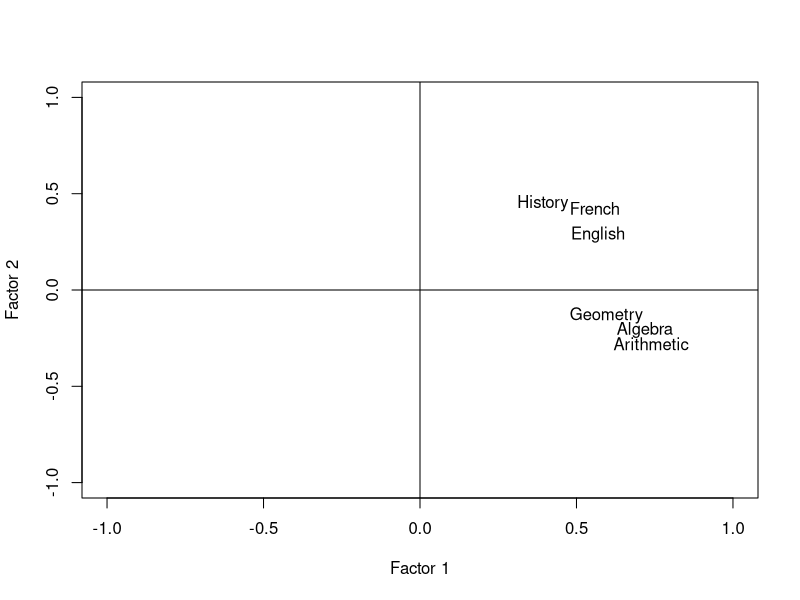
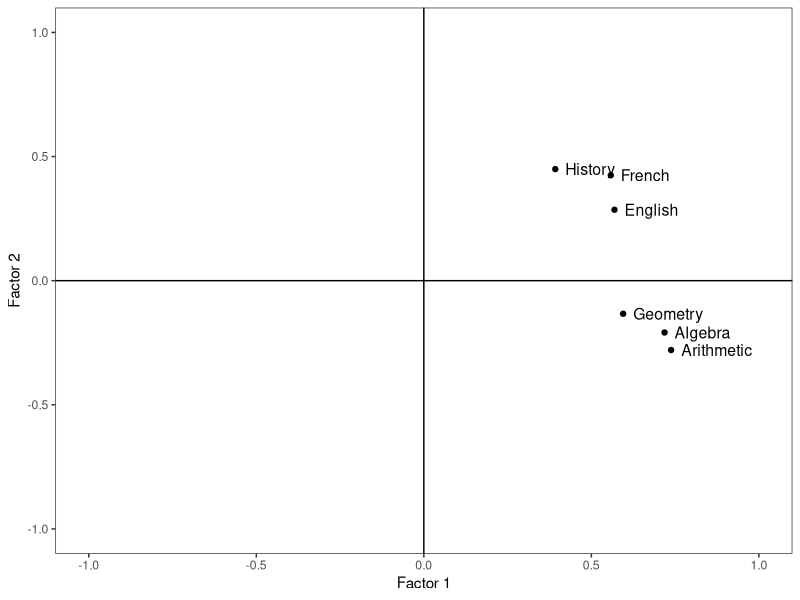
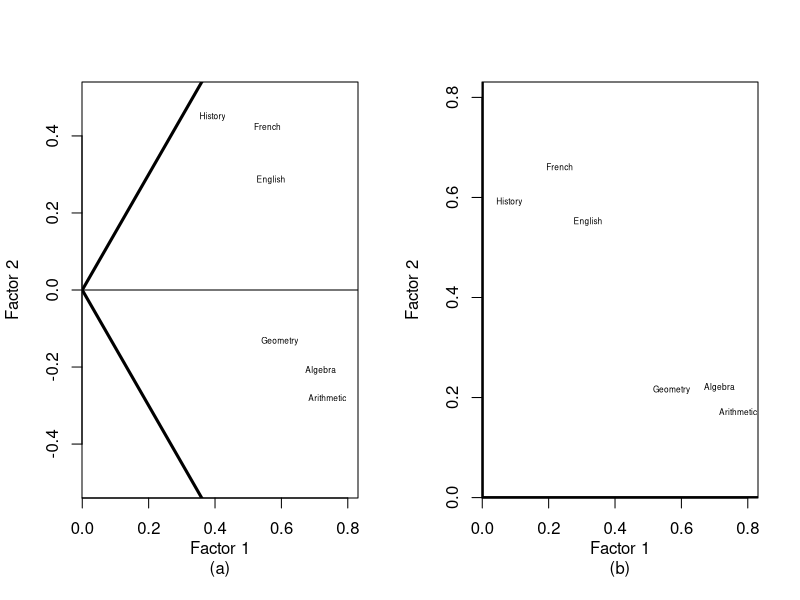
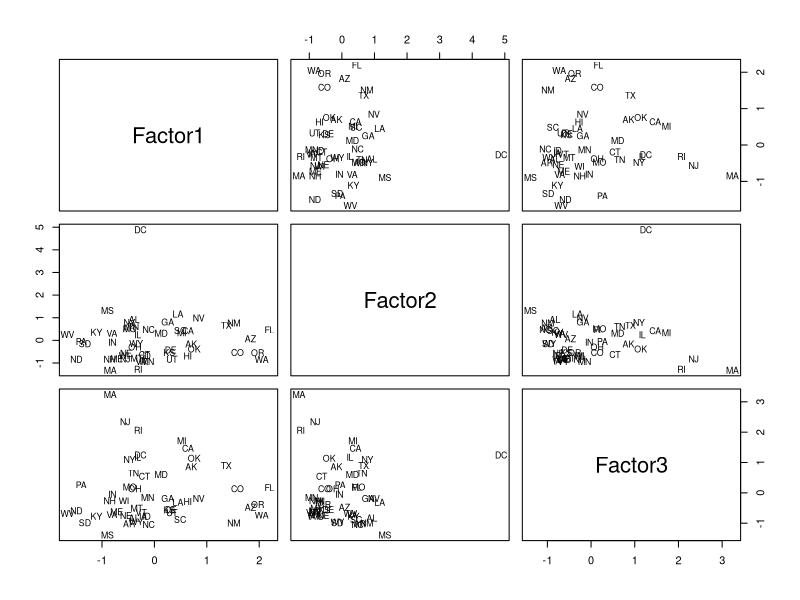

Here is the R script that generated these plots, in order:
## ---- chunk 1
knitr::opts_chunk$set(echo = TRUE)
## ---- chunk 2
R <- c(  1.00, 0.44, 0.41, 0.29, 0.33, 0.25,
         0.44, 1.00, 0.35, 0.35, 0.32, 0.33,
         0.41, 0.35, 1.00, 0.16, 0.19, 0.18,
         0.29, 0.35, 0.16, 1.00, 0.59, 0.47,
         0.33, 0.32, 0.19, 0.59, 1.00, 0.46,
         0.25, 0.33, 0.18, 0.47, 0.46, 1.00)

school_subjects <- c("French", "English", "History", "Arithmetic", "Algebra", "Geometry")
R <- matrix(R, ncol = 6, byrow = TRUE, dimnames = list(school_subjects, school_subjects))
R

Rfa1 <- factanal(covmat = R, factors = 1, n.obs = 220, rotation = "none")
Rfa2 <- factanal(covmat = R, factors = 2, n.obs = 220, rotation = "none")
Rfa3 <- factanal(covmat = R, factors = 3, n.obs = 220, rotation = "none")
Rfa1
Rfa2
Rfa3
## ---- chunk 3
#install.packages("psych")
library(psych)

RfaNone <- fa(R, nfactors = 2, fm = "ml", rotate = "none")
print.psych(RfaNone)
## ---- chunk 4
lambdaHat <- as.matrix(RfaNone$loadings)
Rhat <- lambdaHat %*% t(lambdaHat) + RfaNone$residual
Rhat
## ---- chunk 5
plot(RfaNone$loadings, type = "n", 
     xlim = c(-1, +1), ylim = c(-1, +1), 
     xlab = "Factor 1", ylab = "Factor 2")
text(RfaNone$loadings, labels = school_subjects)
abline(h = 0, v = 0)
## ---- chunk 6
# same figure with ggplot (overkill, perhaps) - just testing:
library(ggplot2)
RfaNoneLoadings <- as.matrix(RfaNone$loadings)
class(RfaNoneLoadings) <- "matrix"
RfaNoneLoadings <- as.data.frame(RfaNoneLoadings)
RfaNoneLoadings$Subject <- row.names(RfaNoneLoadings)

p1 <- ggplot(RfaNoneLoadings, aes(x = ML1, y = ML2)) + geom_point()
p2 <- p1 + geom_text(aes(x = ML1+0.03, y = ML2+0.00, 
                         label = RfaNoneLoadings$Subject), size=4, hjust=0)
p3 <- p2 + theme_bw() + theme(panel.grid.major = element_blank(), 
                              panel.grid.minor = element_blank())
p4 <- p3 + scale_x_continuous(limits = c(-1, +1), name = "Factor 1")
p5 <- p4 + scale_y_continuous(limits = c(-1, +1), name = "Factor 2")
p6 <- p5 + geom_vline(xintercept=0) + geom_hline(yintercept=0)
p6
## ---- chunk 7
par(mfrow=c(1,2))

plot(RfaNone$loadings, type = "n", xlim = c(0.03, 0.8), ylim = c(-0.5, +0.5), 
     xlab = "Factor 1\n(a)", ylab = "Factor 2")
text(RfaNone$loadings, labels = school_subjects, cex=0.5)
abline(h = 0)
abline(0, +1.5, lwd = 3)
abline(0, -1.5, lwd = 3)

RfaVarimax <- fa(R, nfactors = 2, fm = "ml", rotate = "varimax") # See the note below!

plot(RfaVarimax$loadings, type = "n", xlim = c(0.03, 0.8), ylim = c(0.03, 0.8),
     xlab = "Factor 1\n(b)", ylab = "Factor 2")
text(RfaVarimax$loadings, labels = school_subjects, cex=0.5)
abline(h = 0, v = 0, lwd = 3)
## ---- chunk 8
RfaVarimax <- fa(R, nfactors = 2, fm = "ml", rotate = "varimax")
print.psych(RfaVarimax, sort = TRUE)
## ---- chunk 9
#install.packages("GPArotation")
library(GPArotation)
RfaOblimin <- fa(R, nfactors = 2, fm = "ml", rotate = "oblimin")
print.psych(RfaOblimin, sort = TRUE)
## ---- chunk 10
# see Chapter 13, where this data set was used for the first time:
crime <- read.table("data/crime.txt", sep = '\t')

crime_fa1 <- factanal(crime, factors = 1, rotation = "none")
crime_fa2 <- factanal(crime, factors = 2, rotation = "none")
crime_fa3 <- factanal(crime, factors = 3, rotation = "none")

crime_fa1
crime_fa2
crime_fa3
## ---- chunk 11
crime_fa3None <- fa(crime, nfactors = 3, fm = "ml", rotate = "none")
print.psych(crime_fa3None, digits = 3)
## ---- chunk 12
crime_fa3varimax <- fa(crime, nfactors = 3, fm = "ml", rotate = "varimax")
print.psych(crime_fa3varimax, digits = 3, sort = TRUE)
## ---- chunk 13
crime_fa3 <- factanal(crime, factors = 3, method = "mle", rotation = "varimax", 
                      scores = "regression")
pairs(crime_fa3$scores, 
      panel = function(x,y) text(x, y, labels = row.names(crime), cex=0.8))
